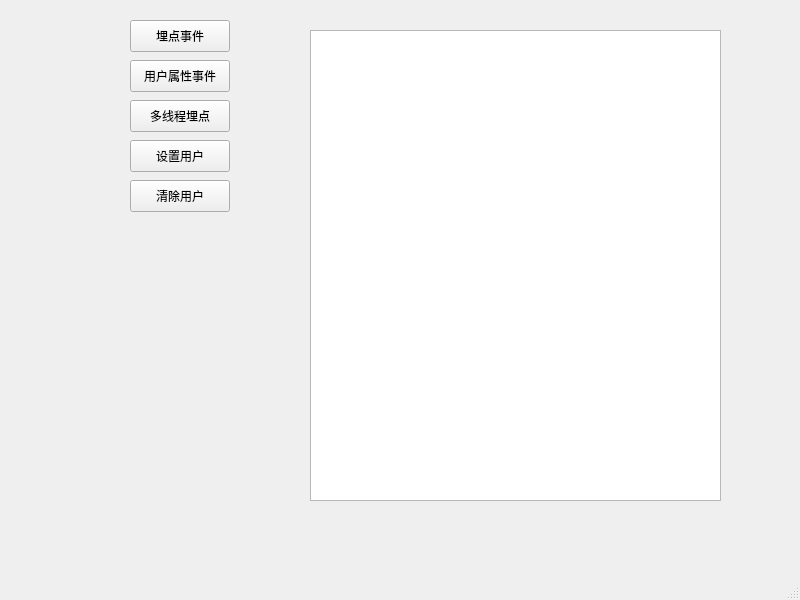
<?xml version="1.0" encoding="UTF-8"?>
<ui version="4.0">
 <class>MainWindow</class>
 <widget class="QMainWindow" name="MainWindow">
  <property name="geometry">
   <rect>
    <x>0</x>
    <y>0</y>
    <width>800</width>
    <height>600</height>
   </rect>
  </property>
  <property name="windowTitle">
   <string>MainWindow</string>
  </property>
  <widget class="QWidget" name="centralwidget">
   <widget class="QPushButton" name="btn_cstm">
    <property name="geometry">
     <rect>
      <x>130</x>
      <y>20</y>
      <width>100</width>
      <height>32</height>
     </rect>
    </property>
    <property name="text">
     <string>埋点事件</string>
    </property>
   </widget>
   <widget class="QPushButton" name="btn_ppl">
    <property name="geometry">
     <rect>
      <x>130</x>
      <y>60</y>
      <width>100</width>
      <height>32</height>
     </rect>
    </property>
    <property name="text">
     <string>用户属性事件</string>
    </property>
   </widget>
   <widget class="QPlainTextEdit" name="edit_info">
    <property name="geometry">
     <rect>
      <x>310</x>
      <y>30</y>
      <width>411</width>
      <height>471</height>
     </rect>
    </property>
   </widget>
   <widget class="QPushButton" name="btn_multi_thread">
    <property name="geometry">
     <rect>
      <x>130</x>
      <y>100</y>
      <width>100</width>
      <height>32</height>
     </rect>
    </property>
    <property name="text">
     <string>多线程埋点</string>
    </property>
   </widget>
   <widget class="QPushButton" name="btn_set_user">
    <property name="geometry">
     <rect>
      <x>130</x>
      <y>140</y>
      <width>100</width>
      <height>32</height>
     </rect>
    </property>
    <property name="text">
     <string>设置用户</string>
    </property>
   </widget>
   <widget class="QPushButton" name="btn_clear_user">
    <property name="geometry">
     <rect>
      <x>130</x>
      <y>180</y>
      <width>100</width>
      <height>32</height>
     </rect>
    </property>
    <property name="text">
     <string>清除用户</string>
    </property>
   </widget>
  </widget>
  <widget class="QMenuBar" name="menubar">
   <property name="geometry">
    <rect>
     <x>0</x>
     <y>0</y>
     <width>800</width>
     <height>24</height>
    </rect>
   </property>
  </widget>
  <widget class="QStatusBar" name="statusbar"/>
 </widget>
 <resources/>
 <connections/>
</ui>
